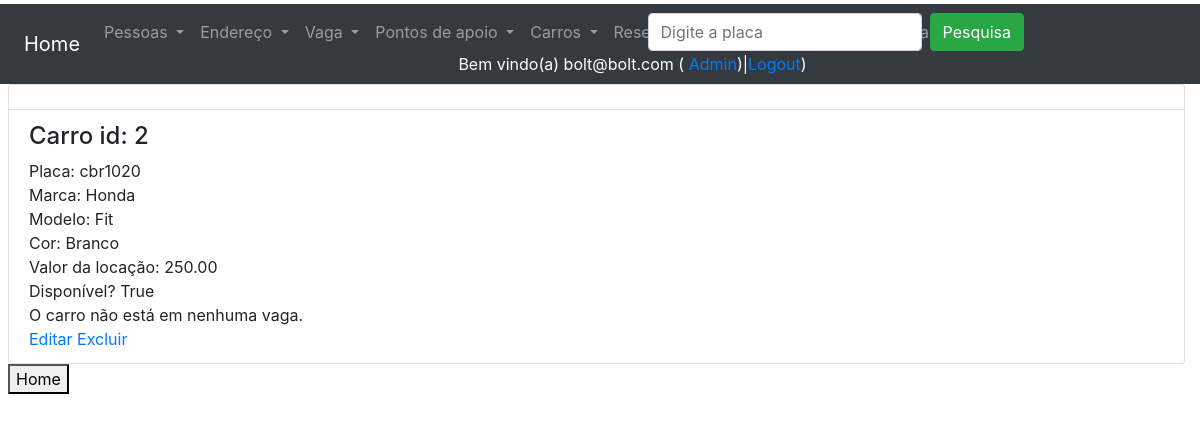
The app's page /listagemCarros/ (signed in) with its own data.
### users/models.py (models this page shows, shortened)
class CustomUser(AbstractUser):
    username = None
    email = models.EmailField(_("email address"), unique=True)
    USERNAME_FIELD = "email"
    REQUIRED_FIELDS = []
    objects = CustomUserManager()

### core/models.py (models this page shows, shortened)
class Carro(models.Model):
    placa = models.CharField(max_length=20, verbose_name='Placa')
    marca = models.CharField(max_length=20, verbose_name='Marca')
    modelo = models.CharField(max_length=20, verbose_name='Modelo')
    cor = models.CharField(max_length=20, verbose_name='Cor')
    locacao = models.DecimalField(max_digits=10, decimal_places=2, blank=True, null=True, default=0.00, verbose_name='Valor')
    isActive = models.BooleanField(default=True, verbose_name='Ativo?')
    disponivel = models.BooleanField(default=True, blank=True, null=True, verbose_name='Disponível?')
    vaga = models.ForeignKey(Vaga, default=None, on_delete=models.DO_NOTHING, blank=True, null=True, verbose_name='Vaga')
    class Meta:
        verbose_name_plural = 'Carros'

### core/views.py (the view)
# urls.py: path('listagemCarros/', listagemCarros, name='url_listagem_carros'),
@login_required
@user_passes_test(checkGroupAdmin)
def listagemCarros(request):
    if request.POST and request.POST['input_pesquisa']:
        dados = Carro.objects.filter(placa__icontains=request.POST['input_pesquisa'])
    else:
        dados = Carro.objects.all()
    contexto = {'dados': dados, 'text_input': 'Digite a placa', 'listagem': 'listagem'}
    return render(request, 'core/listagem_carros.html', contexto)

### core/views.py (called while the page is built)
def checkGroupAdmin(user):
    return user.groups.filter(name='Administradores').exists()

### core/templates/core/listagem_carros.html (shortened to what this page needs)
{% extends 'base.html' %}
{% load static %}
{% block main %}
<ul class="list-group">
    {% for i in dados %}
    <li class="list-group-item">
        {% if i.isActive == True %}
        <h4>Carro id: {{ i.id }} </h4>
            Placa: {{ i.placa }} <br>
            Marca: {{ i.marca }} <br>
            Modelo: {{ i.modelo }} <br>
            Cor: {{ i.cor }} <br>
            Valor da locação: {{ i.locacao }} <br>
            Disponível? {{ i.disponivel }} <br>
            {% if i.vaga.id != None %}
                O carro está atualmente parado em uma vaga.<br>
                Vaga id: {{ i.vaga.id }} <br>
                Endereço: {{ i.vaga.endereco.rua }}, {{ i.vaga.endereco.numero }}, {{ i.vaga.endereco.bairro }}, {{ i.vaga.endereco.cep }}<br>
                Recarga: {{ i.vaga.recarga }} <br>
            {% else %}
                O carro não está em nenhuma vaga.<br>
            {% endif %}
            <a href="{% url 'url_altera_carro' i.id %}">Editar</a>
            <a href="{% url 'url_exclui_carro' i.id %}">Excluir</a>
            <br>
        {% endif %}
    {% empty %}
        Não há carros a exibir.
        </li>
    {% endfor %}
</ul>
<button onclick="window.location.href='/'">Home</button>
{% endblock %}

### templates/base.html (shortened to what this page needs)
<!DOCTYPE html>
<html lang="en">
<head>
    <link rel="stylesheet" href="https://cdn.jsdelivr.net/npm/bootstrap@4.6.2/dist/css/bootstrap.min.css">
</head>
<body>
<div class="container-fluid pt-1 pl-2">
    <div class="row bg-dark">
        <div class="col-12">
            <nav class="navbar navbar-expand-sm bg-dark navbar-dark">
                <a class="navbar-brand" href="/">Home</a>
                <div class="collapse navbar-collapse row w-100" id="collapsibleNavbar">
                    <div class="col-6">
                        <ul class="navbar-nav">
                            <li class="nav-item dropdown">
                                <a class="nav-link dropdown-toggle" href="#" id="navbardrop" data-toggle="dropdown">
                                    Pessoas
                                </a>
                            </li>
                            <li class="nav-item dropdown">
                                <a class="nav-link dropdown-toggle" href="#" id="navbardrop1" data-toggle="dropdown">
                                    Endereço
                                </a>
                            </li>
                            <li class="nav-item dropdown">
                                <a class="nav-link dropdown-toggle" href="#" id="navbardrop1" data-toggle="dropdown">
                                    Vaga
                                </a>
                            </li>
                            <li class="nav-item dropdown">
                                <a class="nav-link dropdown-toggle" href="#" id="navbardrop1" data-toggle="dropdown">
                                    Pontos de apoio
                                </a>
                            </li>
                            <li class="nav-item dropdown">
                                <a class="nav-link dropdown-toggle" href="#" id="navbardrop1" data-toggle="dropdown">
                                    Carros
                                </a>
                            </li>
                            <li class="nav-item dropdown">
                                <a class="nav-link dropdown-toggle" href="#" id="navbardrop1" data-toggle="dropdown">
                                    Reservas
                                </a>
                            </li>
                            <li class="nav-item dropdown">
                                <a class="nav-link dropdown-toggle" href="#" id="navbardrop1" data-toggle="dropdown">
                                </a>
                            </li>
                            <li class="nav-item dropdown">
                                <a class="nav-link dropdown-toggle" href="#" id="navbardrop1" data-toggle="dropdown">
                                </a>
                            </li>
                        </ul>
                    </div>
                    <div class="col">
                        {% if listagem %}
                            <form class="form-inline" method="post">
                                <input class="form-control mr-sm-2" type="text" placeholder="{{ text_input }}"
                                       name="input_pesquisa">
                                <button class="btn btn-success" type="submit">Pesquisa</button>
                            </form>
                        {% endif %}
                    </div>
                    <div class="col text-white d-flex justify-content-center align-items-center">
                        {% if user.get_username %}
                            Bem vindo(a) {{ user.get_username }} (&nbsp;
                            <a href="/admin/">Admin</a>)|
                            <a href="/accounts/logout/">Logout</a>)
                        {% else %}
                            Usuário(a) não autenticado(a) (
                            <a href="/accounts/login">Login</a> |
                            <a href="/accounts/registrar/">Registrar</a> )
                        {% endif %}
                    </div>
                </div>
            </nav>
        </div>
    </div>
    {% block main %}
    {% endblock %}
</div>
</body>
</html>

### records on screen
CustomUser: get_username "bolt@bolt.com"
Carro: id "2", placa "cbr1020", marca "Honda", modelo "Fit", cor "Branco", locacao "250.00", disponivel "True", shows "O carro não está em nenhuma vaga."
